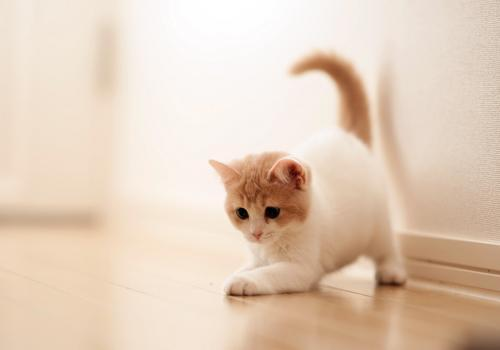
#> input picture Modules/Pillow/cat.jpg, 500 x 350 px
$ python 04shift.py
#> lines starting #> are read from the running program, lines starting #| are printed output that depends on the picture
from PIL import Image,ImageOps, ImageChops

img = Image.open("cat.jpg")
#> img is the input picture: PIL image 500x350 RGB; mean R, G, B 227.3, 206, 186.9
# first we pass the image then the x axis shift and then the y axis shift respectively
img = ImageChops.offset(img, -200, 100)
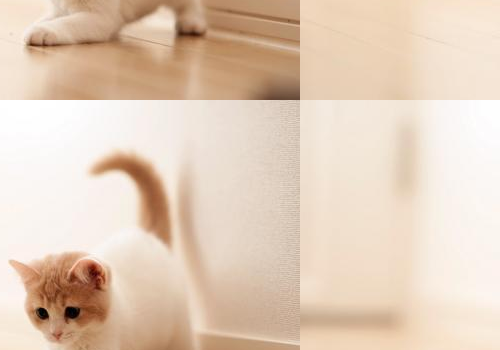
#> img: PIL image 500x350 RGB; mean R, G, B 227.3, 206, 186.9
img.save("cat_offset.jpg")
img.show()
